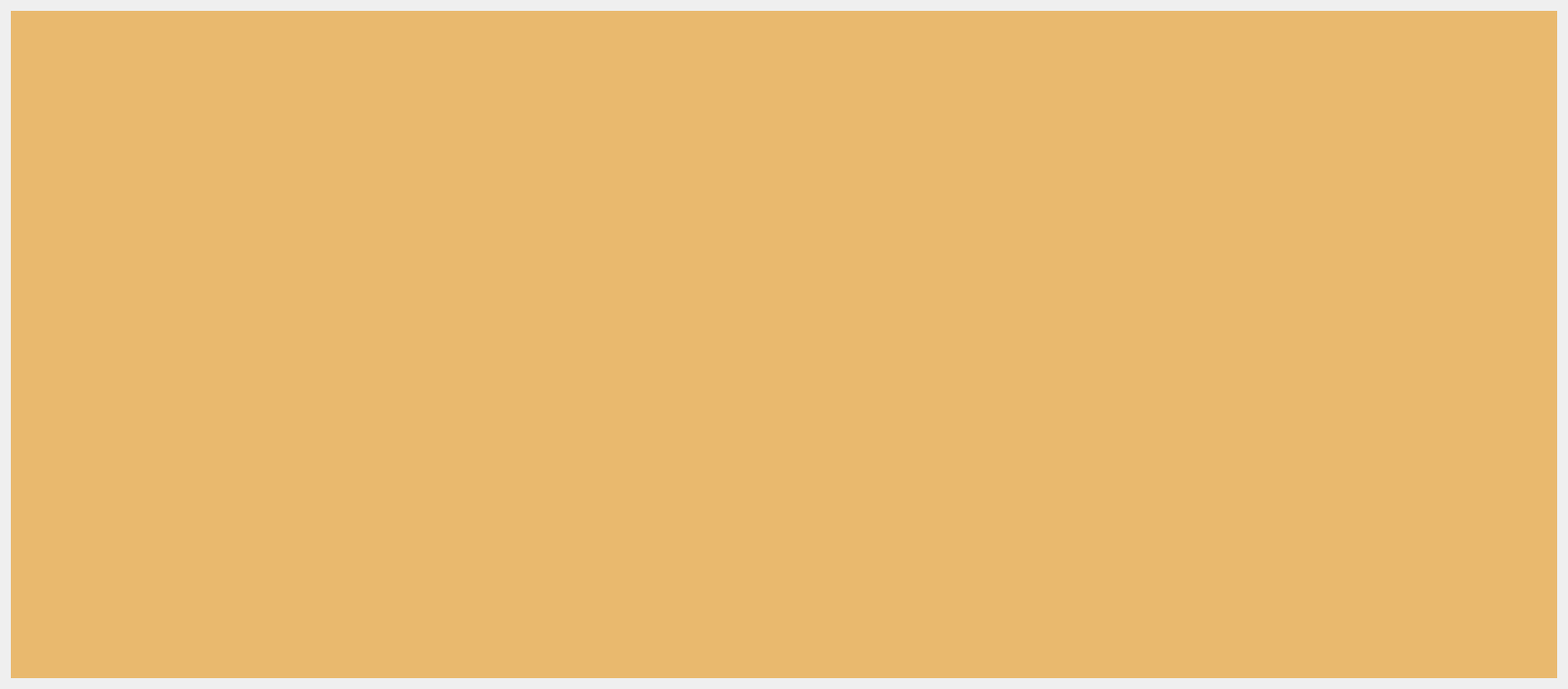
<?xml version="1.0" encoding="UTF-8"?>
<ui version="4.0">
 <class>ATSWDGPlots</class>
 <widget class="QWidget" name="ATSWDGPlots">
  <property name="geometry">
   <rect>
    <x>0</x>
    <y>0</y>
    <width>1587</width>
    <height>697</height>
   </rect>
  </property>
  <property name="windowTitle">
   <string>Form</string>
  </property>
  <layout class="QVBoxLayout" name="verticalLayout" stretch="0,2">
   <item>
    <layout class="QHBoxLayout" name="horizontalLayoutResolution"/>
   </item>
   <item>
    <widget class="ATSWdgPlotMain" name="mainPlot" native="true">
     <property name="styleSheet">
      <string notr="true">background-color: rgb(233, 185, 110);</string>
     </property>
    </widget>
   </item>
  </layout>
 </widget>
 <customwidgets>
  <customwidget>
   <class>ATSWdgPlotMain</class>
   <extends>QWidget</extends>
   <header location="global">ui/ats_wdg_plot_main.h</header>
   <container>1</container>
  </customwidget>
 </customwidgets>
 <resources/>
 <connections/>
</ui>
